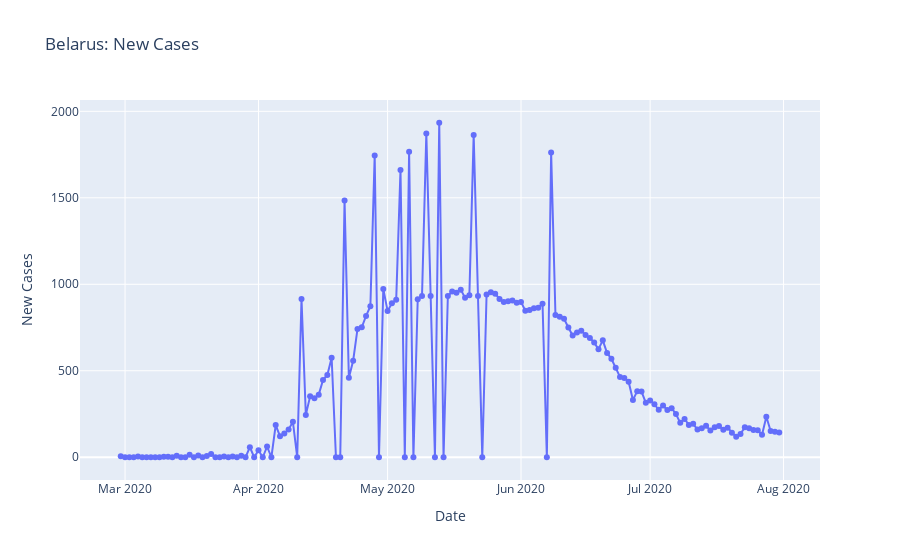

Notebook code for this chart:
### Code cell
#plot ly is dynamic gives out labels on x & y, however pltplot doesnt

fig = px.line(belarus, "Date_reported","New_cases", title = "Belarus: New Cases",
             labels = {"Date_reported":"Date", "New_cases": "New Cases"})
fig.update_traces(mode = "markers+lines")
fig.update_layout(hovermode = "y unified")

fig.show()

### Figure 1 — Plotly figure (JSON) as saved in the notebook; plotly's stock layout.template omitted (floating-point values rounded to 4 significant figures; data arrays with more than 128 entries replaced by an {"elided": "..."} marker saying what was removed)
{"data": [{"hovertemplate": "Date=%{x}<br>New Cases=%{y}<extra></extra>", "legendgroup": "", "line": {"color": "#636efa", "dash": "solid"}, "marker": {"symbol": "circle"}, "mode": "markers+lines", "name": "", "orientation": "v", "showlegend": false, "type": "scatter", "x": {"elided": "154 str values"}, "xaxis": "x", "y": {"elided": "154 int values"}, "yaxis": "y"}], "layout": {"hovermode": "y unified", "legend": {"tracegroupgap": 0}, "title": {"text": "Belarus: New Cases"}, "xaxis": {"anchor": "y", "domain": [0, 1], "title": {"text": "Date"}}, "yaxis": {"anchor": "x", "domain": [0, 1], "title": {"text": "New Cases"}}}}
